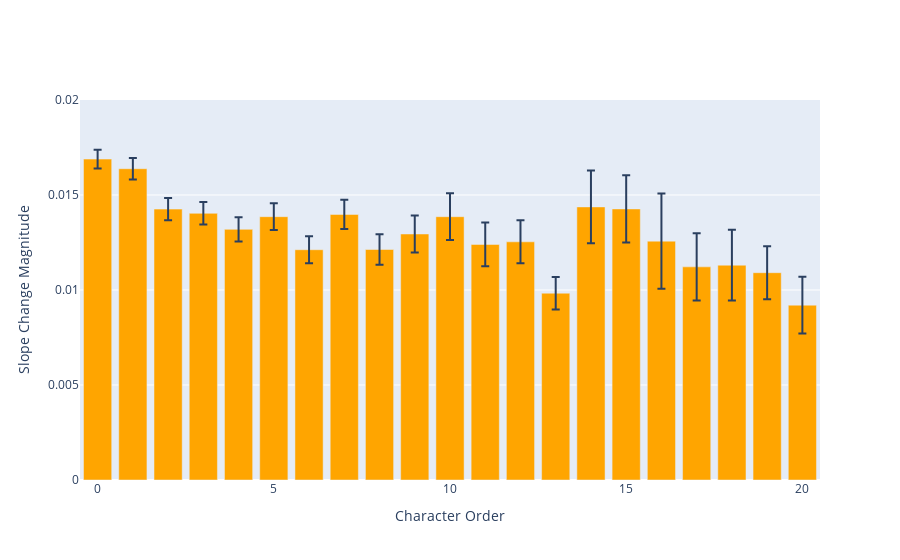

Here is the notebook cell this chart was saved with:
### Code cell
# Création du bar chart interactif avec sous-graphiques
fig = go.Figure()

# Tracé pour avg magnitude slope change avec erreur
fig.add_trace(go.Bar(
    x=slope_change_mean_se_df.index,
    y=slope_change_mean_se_df['abs_mean_slope_change'],
    name='Avg Magnitude Slope Change',
    marker_color='orange',
    error_y=dict(
        type='data',
        array=slope_change_mean_se_df['abs_slope_change_se'],
        visible=True
    )
))

# Set the y-axis range
y_range = [0, 0.02]

# Mise en forme du tracé
fig.update_layout(
    xaxis=dict(title='Character Order'),
    yaxis=dict(title='Slope Change Magnitude', range=y_range),
    barmode='stack'
)

fig.show()

### Figure 1 — Plotly figure (JSON) as saved in the notebook; plotly's stock layout.template omitted (floating-point values rounded to 4 significant figures)
{"data": [{"error_y": {"array": [0.0004935, 0.000568, 0.0005869, 0.0005929, 0.0006384, 0.0007068, 0.0007065, 0.0007713, 0.0007994, 0.0009719, 0.001229, 0.001149, 0.001134, 0.0008529, 0.001918, 0.001773, 0.002503, 0.00177, 0.001865, 0.001394, 0.00149], "type": "data", "visible": true}, "marker": {"color": "orange"}, "name": "Avg Magnitude Slope Change", "type": "bar", "x": [0, 1, 2, 3, 4, 5, 6, 7, 8, 9, 10, 11, 12, 13, 14, 15, 16, 17, 18, 19, 20], "y": [0.01689, 0.01638, 0.01426, 0.01403, 0.01319, 0.01386, 0.01212, 0.01398, 0.01213, 0.01295, 0.01386, 0.0124, 0.01254, 0.009832, 0.01437, 0.01427, 0.01257, 0.01122, 0.01131, 0.01091, 0.009202]}], "layout": {"barmode": "stack", "xaxis": {"title": {"text": "Character Order"}}, "yaxis": {"range": [0, 0.02], "title": {"text": "Slope Change Magnitude"}}}}
